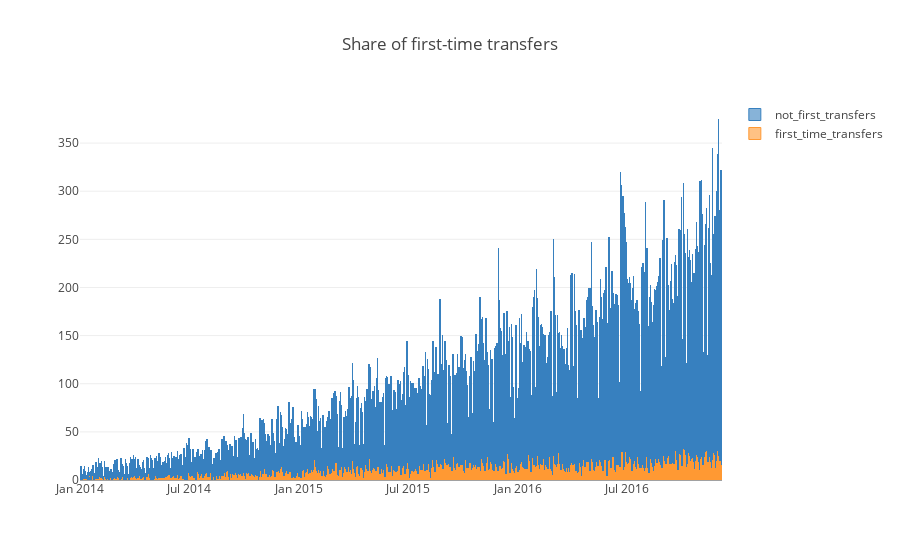

Notebook source saved alongside this figure:
### Code cell
(
    first_time
    .assign(not_first_transfers = lambda x: x.total_transfers - x.first_time_transfers)
    .set_index('dt')
    [['first_time_transfers', 'not_first_transfers']]
    .iplot(filename = 'tw/first_time_stacked', kind = 'bar', 
          layout = dict(barmode='stack', title = 'Share of first-time transfers'))
)

### Figure 1 — Plotly figure (JSON) as saved in the notebook; plotly's stock layout.template omitted (floating-point values rounded to 4 significant figures; data arrays with more than 128 entries replaced by an {"elided": "..."} marker saying what was removed)
{"data": [{"marker": {"color": "rgba(255, 153, 51, 0.6)", "line": {"color": "rgba(255, 153, 51, 1.0)", "width": 1}}, "name": "first_time_transfers", "orientation": "v", "text": "", "type": "bar", "uid": "6cea54d5-0681-46c5-a395-7d732fa6d3cb", "x": {"elided": "1071 str values"}, "y": {"elided": "1071 int values"}}, {"marker": {"color": "rgba(55, 128, 191, 0.6)", "line": {"color": "rgba(55, 128, 191, 1.0)", "width": 1}}, "name": "not_first_transfers", "orientation": "v", "text": "", "type": "bar", "uid": "b544e9ca-7378-4777-9253-b04319b2a016", "x": {"elided": "1071 str values"}, "y": {"elided": "1071 int values"}}], "layout": {"autosize": true, "barmode": "stack", "title": {"text": "Share of first-time transfers"}, "xaxis": {"autorange": true, "range": ["2013-12-31 12:00", "2016-12-06 12:00"], "type": "date"}, "yaxis": {"autorange": true, "range": [0, 394.7], "type": "linear"}}}
